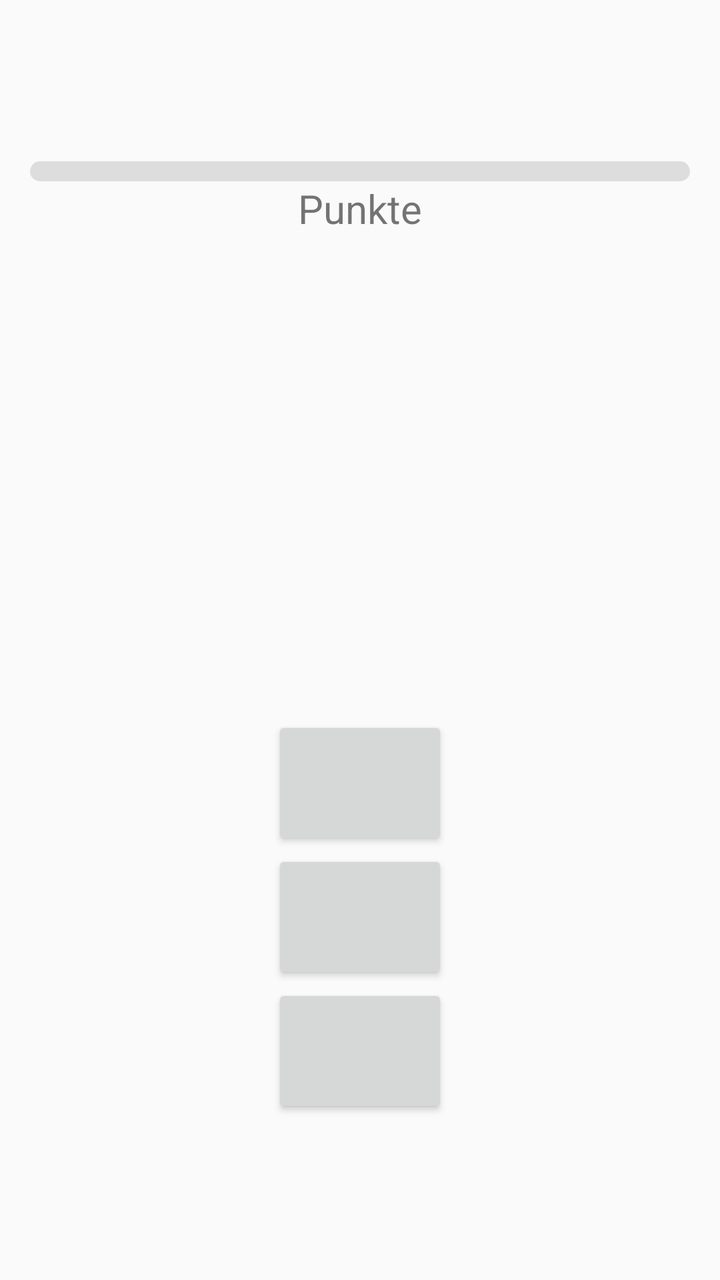
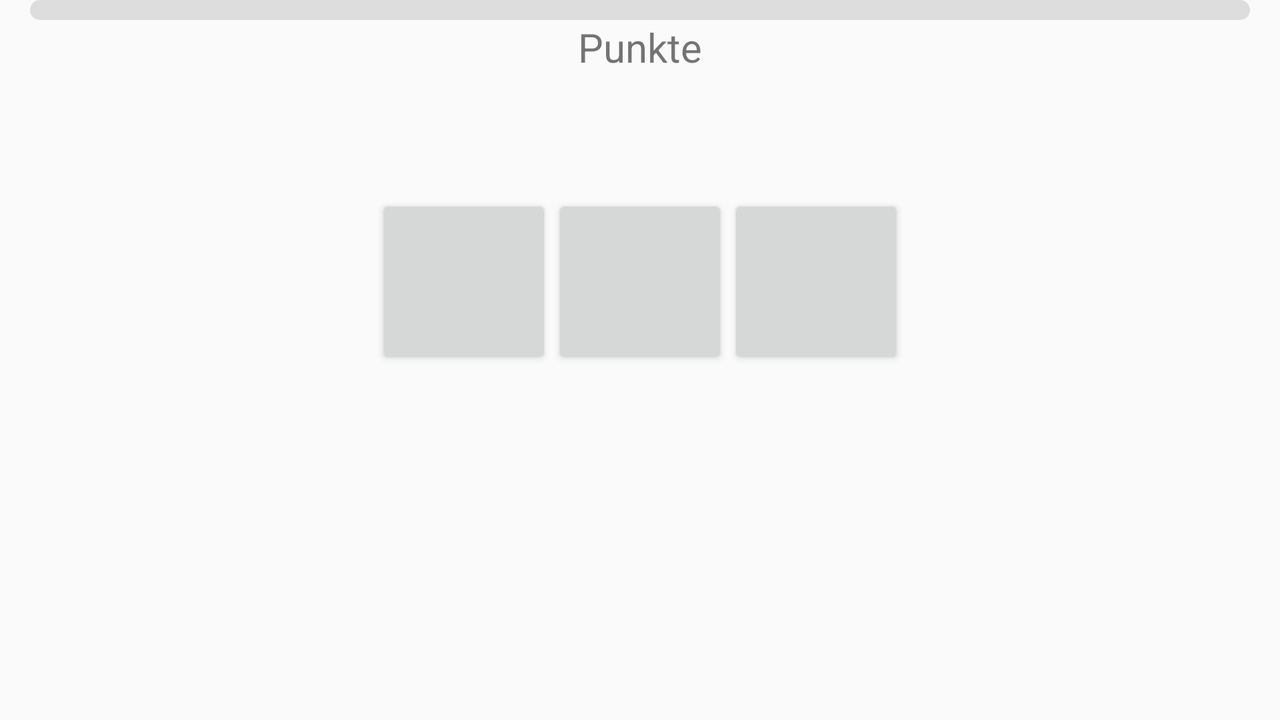

An Android layout and its configuration variant, each rendered on a device that would load it. The default file and the variant file are quoted in full after the pictures.
<!-- AndroidManifest.xml: application theme AppTheme -->
<!-- res/layout/game.xml -->
<LinearLayout xmlns:android="http://schemas.android.com/apk/res/android"
    android:layout_width="match_parent"
    android:layout_height="match_parent"
    android:orientation="vertical"
    android:gravity="center">

	<ProgressBar
		android:id="@+id/progress"
        style="@android:style/Widget.ProgressBar.Horizontal"
		android:progressBackgroundTint="#dddddd"
		android:progressTint="#499100"
        android:layout_width="match_parent"
        android:layout_height="10dp"
        android:layout_marginRight="15dp" 
        android:layout_marginLeft="15dp" />

	<TextView
		android:id="@+id/points"
        android:text="@string/points"
		android:textSize="20dp"
        android:layout_width="wrap_content"
        android:layout_height="wrap_content" />

	<View
		android:layout_width="wrap_content"
		android:layout_height="100dp" />
		
	<TextView
		android:id="@+id/question"
		android:textSize="30dp"
        android:layout_width="wrap_content"
        android:layout_height="wrap_content" />

	<View
		android:layout_width="wrap_content"
		android:layout_height="100dp" />
		
	<Button
		android:id="@+id/answer1"
		android:textSize="20dp"
		android:padding="20dp"
		android:layout_width="wrap_content"
        android:layout_height="wrap_content"
		android:onClick="onAnswer"
		android:textAllCaps="false" />
		
	<Button
		android:id="@+id/answer2"
		android:textSize="20dp"
		android:padding="20dp"
		android:layout_width="wrap_content"
        android:layout_height="wrap_content"
		android:onClick="onAnswer"
		android:textAllCaps="false" />
		
	<Button
		android:id="@+id/answer3"
		android:textSize="20dp"
		android:padding="20dp"
		android:layout_width="wrap_content"
        android:layout_height="wrap_content"
		android:onClick="onAnswer"
		android:textAllCaps="false" />

</LinearLayout>
<!-- resources referenced by this layout -->
<resources>
  <string name="points">Punkte</string>
  <!-- from res/values-v21/ -->
  <style name="AppTheme" parent="@android:style/Theme.Material.Light">
  	</style>
</resources>
<!-- res/layout-land/game.xml (the repository's variant of the layout above) -->
<!-- drawn on the phone turned sideways -->
<LinearLayout xmlns:android="http://schemas.android.com/apk/res/android"
    android:layout_width="match_parent"
    android:layout_height="match_parent"
    android:orientation="vertical"
    android:gravity="center">

	<ProgressBar
		android:id="@+id/progress"
        style="@android:style/Widget.ProgressBar.Horizontal"
		android:progressBackgroundTint="#dddddd"
		android:progressTint="#499100"
        android:layout_width="match_parent"
        android:layout_height="10dp"
        android:layout_marginRight="15dp" 
        android:layout_marginLeft="15dp" />

	<TextView
		android:id="@+id/points"
        android:text="@string/points"
		android:textSize="20dp"
        android:layout_width="wrap_content"
        android:layout_height="wrap_content" />

	<View
		android:layout_width="wrap_content"
		android:layout_height="10dp" />
		
	<TextView
		android:id="@+id/question"
		android:textSize="30dp"
        android:layout_width="wrap_content"
        android:layout_height="wrap_content" />

	<View
		android:layout_width="wrap_content"
		android:layout_height="10dp" />
		
	<LinearLayout xmlns:android="http://schemas.android.com/apk/res/android"
    android:layout_width="match_parent"
    android:layout_height="match_parent"
    android:orientation="horizontal"
    android:gravity="center_horizontal">
	<Button
		android:id="@+id/answer1"
		android:textSize="20dp"
		android:padding="30dp"
		android:layout_width="wrap_content"
        android:layout_height="wrap_content"
		android:onClick="onAnswer"
		android:textAllCaps="false" />
		
	<Button
		android:id="@+id/answer2"
		android:textSize="20dp"
		android:padding="30dp"
		android:layout_width="wrap_content"
        android:layout_height="wrap_content"
		android:onClick="onAnswer"
		android:textAllCaps="false" />
		
	<Button
		android:id="@+id/answer3"
		android:textSize="20dp"
		android:padding="30dp"
		android:layout_width="wrap_content"
        android:layout_height="wrap_content"
		android:onClick="onAnswer"
		android:textAllCaps="false" />

</LinearLayout>
</LinearLayout>
